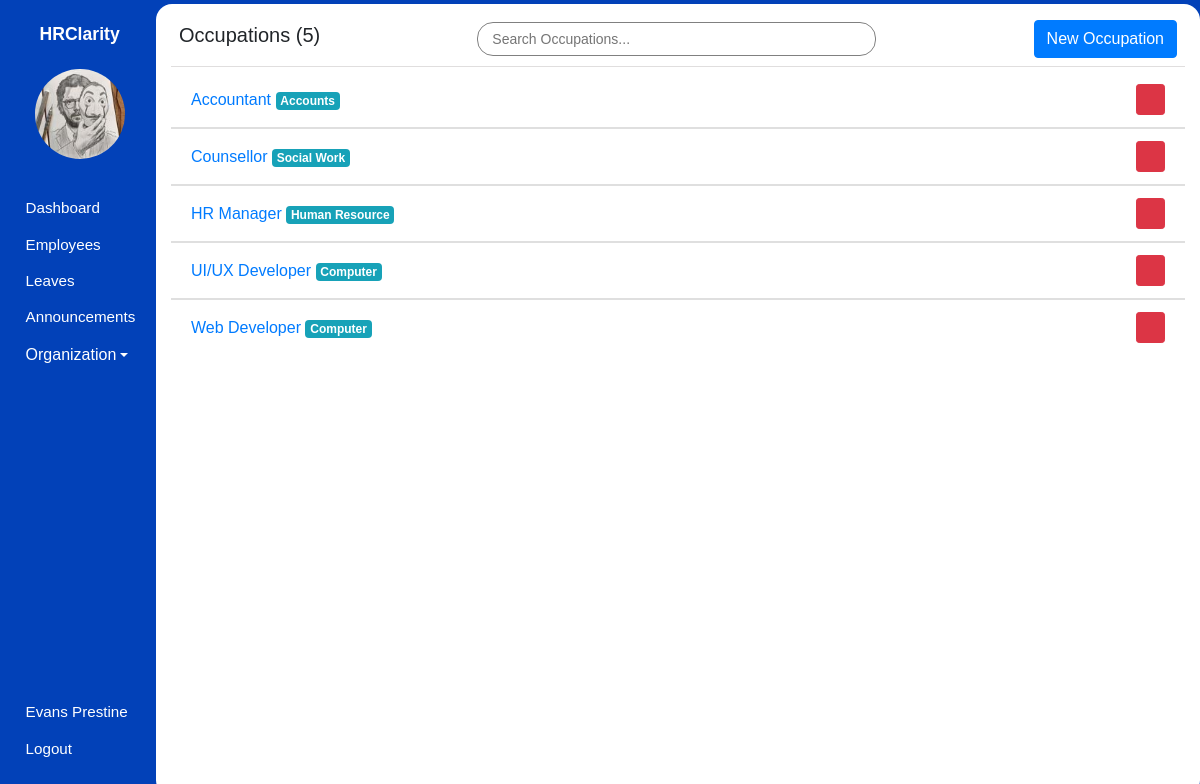
The app's page /admin/occupations (signed in) with its own data.
### hrms/models.py (models this page shows, shortened)
class User(db.Model, UserMixin):
    id = db.Column(db.Integer, primary_key=True)
    first_name = db.Column(db.String(80), nullable=False)
    last_name = db.Column(db.String(120), nullable=False)
    dob = db.Column(db.Date, nullable=False)
    gender = db.Column(db.String(7), nullable=False)
    email_address = db.Column(db.String(120), nullable=False)
    phone_number = db.Column(db.String(20), nullable=False)
    national_id = db.Column(db.Integer, nullable=False)
    user_level = db.Column(db.Integer, nullable=False, default=1)
    user_type = db.Column(db.String(10), nullable=False, default='employee')
    password = db.Column(db.String(60), nullable=False)
    image_file = db.Column(db.String(20), nullable=False, default='default.jpg')
    leaves = db.relationship('Leave')
    occupation_id = db.Column(db.Integer, db.ForeignKey('occupation.id'), nullable=False)

class Occupation(db.Model):
    id = db.Column(db.Integer, primary_key=True)
    name = db.Column(db.String(100), nullable=False)
    department_id = db.Column(db.Integer, db.ForeignKey('department.id'), nullable=False)
    employees = db.relationship('User', backref='occupation', lazy=True)

class Department(db.Model):
    id = db.Column(db.Integer, primary_key=True)
    name = db.Column(db.String(100), unique=True, nullable=False)
    occupations = db.relationship('Occupation', backref='department', lazy=True)

### hrms/organization/routes.py (the view)
@organization.route('/admin/occupations')
@login_required
def occupations():
    occupations = Occupation.query.order_by(Occupation.name).all()
    occupations_count = Occupation.query.count()
    return render_template('admin/occupations.html', page_title='Occupations', occupations=occupations, occupations_count=occupations_count, user=current_user)

### hrms/models.py (called while the page is built)
@login_manager.user_loader
def load_user(user_id):
    user = User.query.filter_by(id=user_id).first()
    return user

### hrms/templates/admin/occupations.html (shortened to what this page needs)
{% extends 'main_layout.html' %} {% block body %}
<section class="app">
  {% include 'admin/aside.html' %}
  <main>
    <div class="main_container container-fluid pt-2">
      <div class="header p-2 d-flex justify-content-between align-items-center">
        <h5>Occupations ({{ occupations_count }})</h5>
        <input
          type="text"
          id="myInput"
          onkeyup="searchFunction()"
          placeholder="Search Occupations..."
          class="form-control-sm"
        />
        <a href="{{ url_for('organization.add_occupation') }}" class="btn btn-primary"
          >New Occupation</a
        >
      </div>
      <div class="occupations_wrapper">
        {% for occupation in occupations %}
        <div class="occupation list-group list-group-flush searchable">
          <li
            class="list-group-item d-flex justify-content-between align-items-center"
          >
            <span>
              <a
                href="{{ url_for('organization.update_occupation', occupation_id=occupation.id) }}"
              >
                {{ occupation.name }}
                <span class="badge badge-info"
                  >{{ occupation.department.name }}</span
                >
              </a>
            </span>
            <form
              action="{{ url_for('organization.delete_occupation', occupation_id=occupation.id) }}"
              method="post"
              onsubmit="return confirm('Are you sure you want to delete this Occupation?');"
            >
              <button type="submit" class="btn btn-sm btn-danger">
                <span class="icon icon-trash"></span>
              </button>
            </form>
          </li>
        </div>
        {% endfor %}
      </div>
    </div>
  </main>
</section>
{% endblock body %}

### hrms/templates/admin/aside.html (shortened to what this page needs)
<aside>
  <h1 class="mt-3">HRClarity</h1>
  <div class="container text-center mt-4">
    <img src="{{ url_for('static', filename='images/profile_pictures/' ~ current_user.image_file ) }}" alt="Employee" class="rounded-circle" width="90" height="90" />
  </div>
  <div class="links">
    <ul>
      <li>
        <a href="{{ url_for('admin.admin_dashboard') }}">
            <span class="icon icon-home"></span>
            <span>Dashboard</span>
        </a>
      </li>
      <li>
        <a href="{{ url_for('admin.employees') }}">
            <span class="icon icon-users"></span>
            <span>Employees</span>
        </a>
      </li>
      <li>
        <a href="{{ url_for('leaves.admin_view_leaves') }}">
            <span class="icon icon-car"></span>
            <span>Leaves</span>
        </a>
      </li>
      <li>
        <a href="{{ url_for('announcements.view_announcements') }}">
            <span class="icon icon-speaker"></span>
            <span>Announcements</span>
        </a>
      </li>
      <li class="nav-item dropdown">
        <a class="dropdown-toggle" data-toggle="dropdown" href="#" role="button" aria-expanded="false"><span class="icon icon-building"></span>Organization</a>
    </li>
    </ul>
    <ul>
      <li>
        <a href="{{ url_for('user.profile_settings', employee_id=current_user.id) }}">
            <span class="icon icon-user"></span>
            <span>{{ user.first_name }} {{ user.last_name }}</span>
        </a>
      </li>
      <li>
        <a href="{{ url_for('user.logout') }}">
            <span class="icon icon-power-off"></span>
            <span>Logout</span>
        </a>
      </li>
    </ul>
  </div>
</aside>

### hrms/static/css/icomoon.css (style rules this page uses)
[class^="icon-"], [class*=" icon-"] { font-family: 'icomoon' !important; speak: none; font-style: normal; font-weight: normal; font-variant: normal; text-transform: none; line-height: 1; -webkit-font-smoothing: antialiased; -moz-osx-font-smoothing: grayscale; }
.icon-user:before { content: "\f007"; }
.icon-power-off:before { content: "\f011"; }
.icon-home:before { content: "\f015"; }
.icon-users:before { content: "\f0c0"; }
.icon-building:before { content: "\f1ad"; }
.icon-car:before { content: "\f1b9"; }
.icon-trash:before { content: "\f1f8"; }
.icon-speaker:before { content: "\e32d"; }

### hrms/static/css/styles.css (style rules this page uses)
* { font-family: sans-serif, Arial, Helvetica; padding: 0; margin: 0; }
.app { background: #0241b8; height: 100vh; display: flex; align-items: center; }
.app aside { width: 13%; height: 100%; padding: 0.5em 0 0.2em 0.2em; color: #fff; }
.app aside h1 { font-size: 1.1em; font-weight: bold; text-align: center; }
.app aside .links ul { list-style: none; }
.app aside .links ul li { margin: 0.1em 0; padding: 6px; }
.app aside .links ul li a { text-decoration: none; color: #ffffff; display: flex; align-items: center; }
.app aside .links ul:nth-of-type(1) { margin: 2em 0; }
.app aside .links ul:nth-of-type(2) { position: absolute; bottom: 1em; }
.app aside .links .icon { margin: 0 0.3em 0 0; }
.app aside .links a span:nth-of-type(2), .app aside .links .icon { font-size: 0.95em; }
.app main { width: 87%; height: 99vh; overflow-y: auto; z-index: 5; }
.app main .main_container { border-radius: 16px; background: #fff; padding-bottom: 12px; height: 100%; overflow: auto; }
.app main .main_container .header { background: #fff; position: sticky; top: 0; border-bottom: 1px solid rgb(224, 222, 222); margin-bottom: 5px; }
.app main .main_container .header input { border-radius: 16px; border: 1px solid grey; padding: 0.4em 1em; width: 40%; margin: auto; }

### records on screen
User: image_file (picture), first_name "Evans", last_name "Prestine"
Occupation: name "Accountant", department.name "Accounts"
Occupation: name "Counsellor", department.name "Social Work"
Occupation: name "HR Manager", department.name "Human Resource"
Occupation: name "UI/UX Developer", department.name "Computer"
Occupation: name "Web Developer", department.name "Computer"

### other values on screen
{{ occupations_count }} "5"
